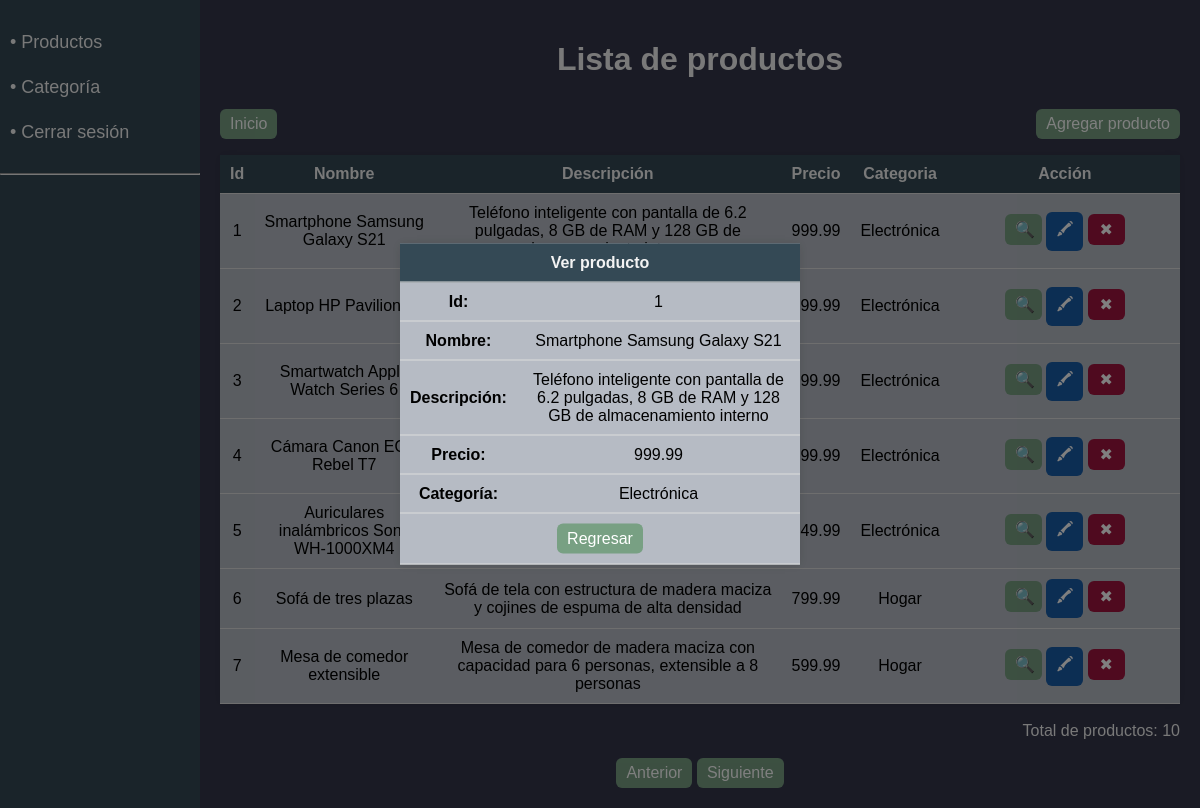
Page /productos_ver.php?id=1&pag=1 (signed in) on the committed database.
### tables this page shows
CREATE TABLE `productos` (
  `id` int(11) NOT NULL,
  `nombre` varchar(50) DEFAULT NULL,
  `descripcion` varchar(255) DEFAULT NULL,
  `precio` decimal(10,2) DEFAULT NULL,
  `categoria_id` int(11) DEFAULT NULL
);

CREATE TABLE `categoria_productos` (
  `id` int(11) NOT NULL,
  `nombre` varchar(50) DEFAULT NULL
);

### tabla_productos.php (the view, shortened to what this page needs)
<?php
include("barra_lateral.php");
?>
<html>
<body>
    <div class="ContenedorPrincipal">
        <?php
        $filasmax = 7;
        if (isset($_GET['pag'])) {
            $pagina = $_GET['pag'];
        } else {
            $pagina = 1;
        }
        if (isset($_POST['btnbuscar'])) {
            $buscar = $_POST['txtbuscar'];
            $sqlusu = mysqli_query($conn, "SELECT pro.id,pro.nombre,descripcion,precio,cat.nombre as categoria FROM productos pro, categoria_productos cat where pro.categoria_id=cat.id and descripcion like '" . $buscar . "%'");
        } else {
            $sqlusu = mysqli_query($conn, "SELECT pro.id,pro.nombre,descripcion,precio,cat.nombre as categoria FROM productos pro, categoria_productos cat where pro.categoria_id=cat.id ORDER BY pro.id ASC LIMIT " . (($pagina - 1) * $filasmax)  . "," . $filasmax);
        }
        $resultadoMaximo = mysqli_query($conn, "SELECT count(*) as num_productos FROM productos");
        $maxusutabla = mysqli_fetch_assoc($resultadoMaximo)['num_productos'];
        ?>
        <div class="ContenedorTabla">
            <form method="POST">
                <h1>Lista de productos</h1>
                <div class="ContBuscar">
                    <div style="float: left;">
                        <a href="tabla_productos.php" class="BotonesTeam">Inicio</a>
                    </div>
                    <div style="float:right;">
                        <?php echo "<a class='BotonesTeam5' href=\"productos_registrar.php?pag=$pagina\">Agregar producto</a>"; ?>
                    </div>
                </div>
            </form>
            <table>
                <tr>
                    <th>Id</th>
                    <th>Nombre</th>
                    <th>Descripción</th>
                    <th>Precio</th>
                    <th>Categoria</th>
                    <th>Acción</th>
                </tr>
                <?php
                while ($mostrar = mysqli_fetch_assoc($sqlusu)) {
                    echo "<tr>";
                    echo "<td>" . $mostrar['id'] . "</td>";
                    echo "<td>" . $mostrar['nombre'] . "</td>";
                    echo "<td>" . $mostrar['descripcion'] . "</td>";
                    echo "<td>" . $mostrar['precio'] . "</td>";
                    echo "<td>" . $mostrar['categoria'] . "</td>";
                    echo "<td style='width:24%'>
			<a class='BotonesTeam1' href=\"productos_ver.php?id=$mostrar[id]&pag=$pagina\">&#x1F50D;</a>
			<a class='BotonesTeam2' href=\"productos_modificar.php?id=$mostrar[id]&pag=$pagina\">&#128397;</a>
			<a class='BotonesTeam3' href=\"productos_eliminar.php?id=$mostrar[id]&pag=$pagina\" onClick=\"return confirm('¿Estás seguro de eliminar el producto $mostrar[nombre]?')\">&#10006;</a>
			</td>";
                }
                ?>
            </table>
            <div style='text-align:right; color:#f3f3f3;'>
                <br>
                <?php echo "Total de productos: " . $maxusutabla; ?>
            </div>
        </div>
        <div style='text-align:right'>
            <br>
        </div>
        <div style="text-align:center">
            <?php
            if (isset($_GET['pag'])) {
                if ($_GET['pag'] > 1) {
            ?>
                    <a class="BotonesTeam4" href="tabla_productos.php?pag=<?php echo $_GET['pag'] - 1; ?>">Anterior</a>
                <?php
                } else {
                ?>
                    <a class="BotonesTeam4" href="#" style="pointer-events: none">Anterior</a>
                <?php
                }
                ?>
            <?php
            } else {
            ?>
                <a class="BotonesTeam4" href="#" style="pointer-events: none">Anterior</a>
                <?php
            }
            if (isset($_GET['pag'])) {
                if ((($pagina) * $filasmax) < $maxusutabla) {
                ?>
                    <a class="BotonesTeam4" href="tabla_productos.php?pag=<?php echo $_GET['pag'] + 1; ?>">Siguiente</a>
                <?php
                } else {
                ?>
                    <a class="BotonesTeam4" href="#" style="pointer-events: none">Siguiente</a>
                <?php
                }
                ?>
            <?php
            } else {
            ?>
                <a class="BotonesTeam4" href="tabla_productos.php?pag=2">Siguiente</a>
            <?php
            }
            ?>
        </div>
    </div>
</body>
</html>

### productos_ver.php
<?php
include("conexion.php");
include("tabla_productos.php");
$pagina = $_GET['pag'];
$id = $_GET['id'];
$querybuscar = mysqli_query($conn, "SELECT pro.id,pro.nombre,descripcion,precio,cat.nombre as categoria
FROM productos pro, categoria_productos cat where pro.categoria_id=cat.id and pro.id = '$id'");
while ($mostrar = mysqli_fetch_array($querybuscar)) {
    $proid     = $mostrar['id'];
    $pronom    = $mostrar['nombre'];
    $prodes    = $mostrar['descripcion'];
    $propre    = $mostrar['precio'];
    $procat    = $mostrar['categoria'];
}
?>
<html>
<body>
    <div class="caja_popup2">
        <form class="contenedor_popup" method="POST">
            <table>
                <tr>
                    <th colspan="2">Ver producto</th>
                </tr>
                <tr>
                    <td><b>Id:</b></td>
                    <td><?php echo $proid; ?></td>
                </tr>
                <tr>
                    <td><b>Nombre: </b></td>
                    <td><?php echo $pronom; ?></td>
                </tr>
                <tr>
                    <td><b>Descripción: </b></td>
                    <td><?php echo $prodes; ?></td>
                </tr>
                <tr>
                    <td><b>Precio: </b></td>
                    <td><?php echo $propre; ?></td>
                </tr>
                <tr>
                    <td><b>Categoría: </b></td>
                    <td><?php echo $procat; ?></td>
                </tr>
                <tr>
                    <td colspan="2">
                        <?php echo "<a class='BotonesTeam' href=\"tabla_productos.php?pag=$pagina\">Regresar</a>"; ?>
                    </td>
                </tr>
            </table>
        </form>
    </div>
</body>
</html>

### style.css (style rules this page uses)
body { background: #35374B; font-family: Arial, sans-serif; margin: 0; padding: 0; display: flex; flex-direction: column; }
h1 { color: #f3f3f3; }
.ContenedorPrincipal { margin-left: 200px; padding: 20px; box-sizing: border-box; text-align: center; }
table { border-collapse: collapse; width: 100%; margin: 0 auto; background-color: #B6BBC4; box-shadow: 0 0 10px rgba(0, 0, 0, 0.1); color: #000; }
th { background-color: #344955; color: #f3f3f3; }
th, td { padding: 10px; text-align: center; border-bottom: 1px solid #dddddd; }
.ContenedorTabla { margin-left: auto; margin-right: auto; max-width: 1260px; width: 100%; }
.BotonesTeam, .BotonesTeam1, .BotonesTeam2, .BotonesTeam3, .BotonesTeam4, .BotonesTeam5 { text-align: center; display: inline-block; background: #78A083; padding: 6px 10px; border-radius: 6px; text-decoration: none; color: white; border: none; cursor: pointer; font-size: 16px; }
.BotonesTeam1, .BotonesTeam2, .BotonesTeam3 { transition: transform 250ms; width: 8%; background: #78A083; }
.BotonesTeam2 { background: #185ca7; }
.BotonesTeam3 { background: #A0153E; }
.BotonesTeam4 { background: #78A083; }
.BotonesTeam5 { transition: transform 250ms; background: #78A083; }
.ContBuscar { overflow: hidden; padding-top: 1%; }
.contenedor_popup { top: 50%; left: 50%; position: absolute; transform: translate(-50%, -50%); width: 400px; transition: all 0.2s; background-color: white; }
.caja_popup2 { display: block; position: absolute; padding: 0; background-color: rgba(0, 0, 0, 0.5); width: 100%; height: 100%; }

### rows in the picture
productos: id "1", nombre "Smartphone Samsung Galaxy S21", descripcion "Teléfono inteligente con pantalla de 6.2 pulgadas, 8 GB de RAM y 128 GB de…", precio "999.99", categoria_productos.nombre "Electrónica", descripcion "Teléfono inteligente con pantalla de 6.2 pulgadas, 8 GB de RAM y 128 GB de almacenamiento interno"
productos: id "2", nombre "Laptop HP Pavilion 15", precio "899.99", categoria_productos.nombre "Electrónica"
productos: id "3", nombre "Smartwatch Apple Watch Series 6", precio "399.99", categoria_productos.nombre "Electrónica"
productos: id "4", nombre "Cámara Canon EOS Rebel T7", precio "599.99", categoria_productos.nombre "Electrónica"
productos: id "5", nombre "Auriculares inalámbricos Sony WH-1000XM4", precio "349.99", categoria_productos.nombre "Electrónica"
productos: id "6", nombre "Sofá de tres plazas", descripcion "Sofá de tela con estructura de madera maciza y cojines de espuma de alta densidad", precio "799.99", categoria_productos.nombre "Hogar"
productos: id "7", nombre "Mesa de comedor extensible", descripcion "Mesa de comedor de madera maciza con capacidad para 6 personas, extensible a 8 personas", precio "599.99", categoria_productos.nombre "Hogar"

### other values in the picture
$maxusutabla "10"
